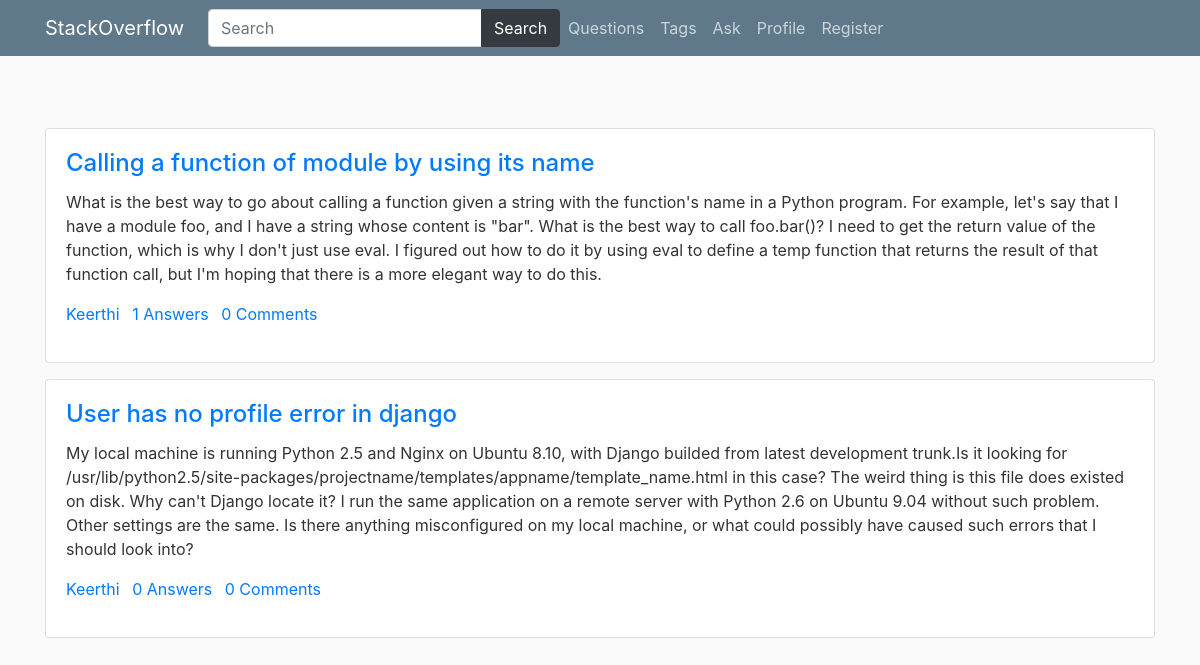
The page /tag/python on the database as committed earlier.
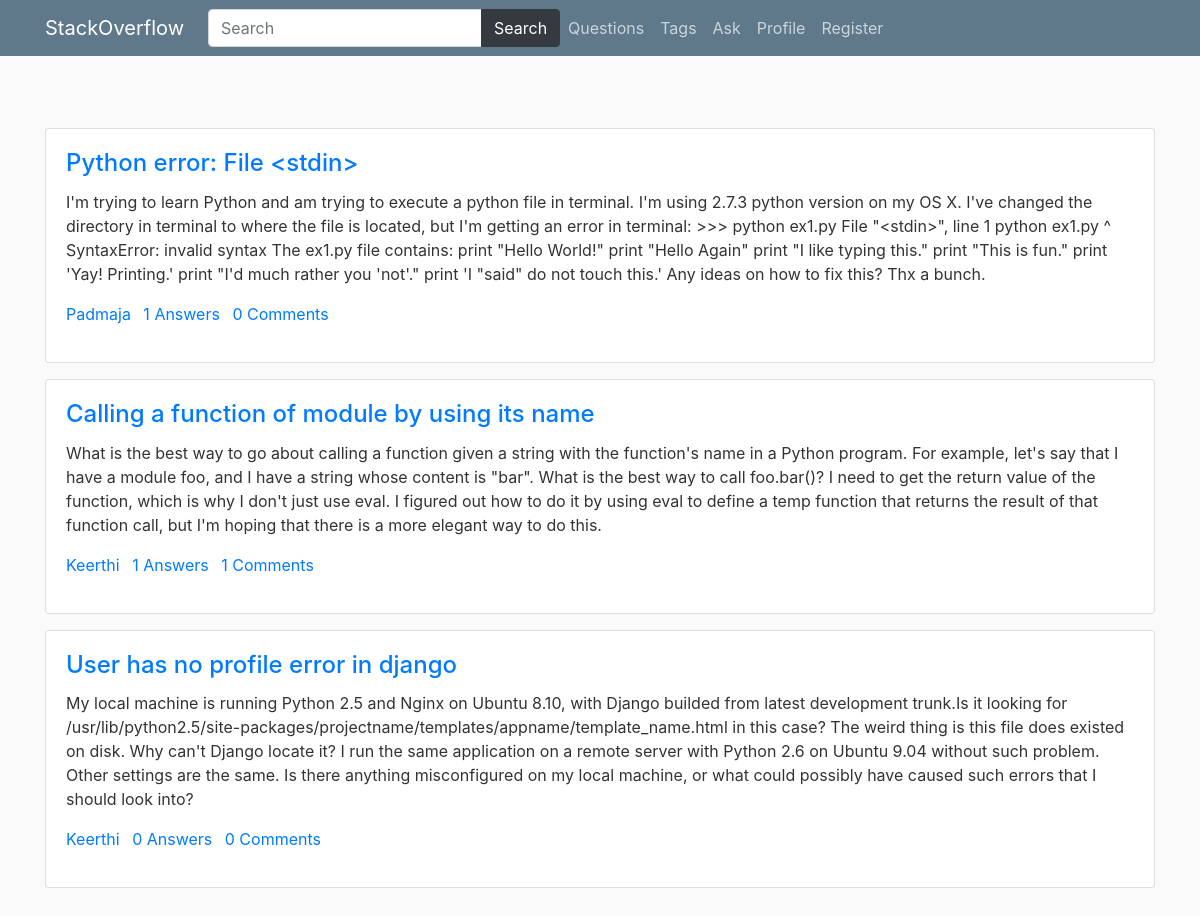
The same page on the database as committed later.
### main/models.py (models this page shows, shortened)
class Question(models.Model):
    user = models.ForeignKey(User, on_delete=models.CASCADE)
    title = models.CharField(max_length=300)
    detail = models.TextField()
    tags = models.TextField(default='')
    add_time = models.DateTimeField(auto_now_add=True)

### main/views.py (the view)
# urls.py: path('tag/<str:tag>',views.tag,name='tag'),
def tag(request,tag):
    quests=Question.objects.annotate(total_comments=Count('answer__comment')).filter(tags__icontains=tag).order_by('-id')
    paginator=Paginator(quests,10)
    page_num=request.GET.get('page',1)
    quests=paginator.page(page_num)
    return render(request,'tag.html',{'quests':quests,'tag':tag})

### main/templates/tag.html (shortened to what this page needs)
{% extends 'base.html' %}
{% load static %}
{% load humanize %}
{% block content %}
    <div class="container py-5">
        {% for quest in quests %}
        <div class="card mb-3">
            <div class="card-body">
                <h4 class="card-title"><a href="/detail/{{quest.id}}">{{quest.title}}</a></h4>
                <p class="card-text">{{quest.detail}}</p>
                <p>
                    <a href="#" class="mr-2">{{quest.user.username}}</a>
                    <a href="#" class="mr-2">{{quest.answer_set.count}} Answers</a>
                    <a href="#" class="mr-2">{{quest.total_comments}} Comments</a>
                </p>
            </div>
        </div>
        {% endfor %}
    </div>
{% endblock %}

### main/templates/base.html (shortened to what this page needs)
{% load static %}
<!DOCTYPE html>
<html>
<head>
    <link rel="stylesheet" href="https://maxcdn.bootstrapcdn.com/bootstrap/4.0.0/css/bootstrap.min.css">
    <link rel="stylesheet" href="{% static 'animate.min.css' %}" />
    <link rel="stylesheet" href="{% static 'fa4/css/font-awesome.min.css' %}" />
    <link rel = "stylesheet" type="text/css" href="{% static 'main/style.css' %}">
</head>
<body>
	<header class="site-header">
	    <nav class="navbar navbar-expand-md navbar-dark bg-steel fixed-top">
	        <div class="container">
	          	<a class="navbar-brand mr-4" href="#">StackOverflow</a>
	          	<div class="collapse navbar-collapse" id="navbarToggle">
	            	<form>
                        <div class="input-group">
                            <input type="text" name="q" class="form-control" placeholder="Search" />
                            <div class="input-group-append">
                            <button class="btn btn-dark" type="submit" id="button-addon2">Search</button>
                            </div>
                        </div>
                    </form>
	            	<div class="navbar-nav">
                      <a class="nav-item nav-link" href="#">Questions</a>
                      <a class="nav-item nav-link" href="#">Tags</a>
                      <a class="nav-item nav-link" href="#">Ask</a>
  	              		<a class="nav-item nav-link" href="#">Profile</a>
  	              		<a class="nav-item nav-link" href="#">Register</a>
                    </div>
	            </div>
	          </div>
	      </nav>
    </header>
    {% block content %}
    {% endblock %}

### main/static/main/style.css (style rules this page uses)
body { background: #fafafa; color: #333333; margin-top: 5rem; }
h1, h2, h3, h4, h5, h6 { color: #444444; }
.bg-steel { background-color: #5f788a; }
.site-header .navbar-nav .nav-link { color: #cbd5db; }

Rows that differ between the two databases and show on the page:
added Question: title "Python error: File <stdin>", detail "I'm trying to learn Python and am trying to execute a python file in terminal. I'm using 2.7.3 python version on my OS X. I've changed the directory in terminal to where the file is located, but I'm getting an error in terminal: >>> python ex1.py File \"<stdin>\", line 1 python ex1.py ^ SyntaxError: invalid syntax The ex1.py file contains: print \"Hello World!\" print \"Hello Again\" print \"I like typing this.\" print \"This is fun.\" print 'Yay! Printing.' print \"I'd much rather you 'not'.\" print 'I \"said\" do not touch this.' Any ideas on how to fix this? Thx a bunch.", user.username "Padmaja", answer_set.count "1", total_comments "0"
computed for Question "Calling a function of module by using its name": total_comments "0" → "1"
